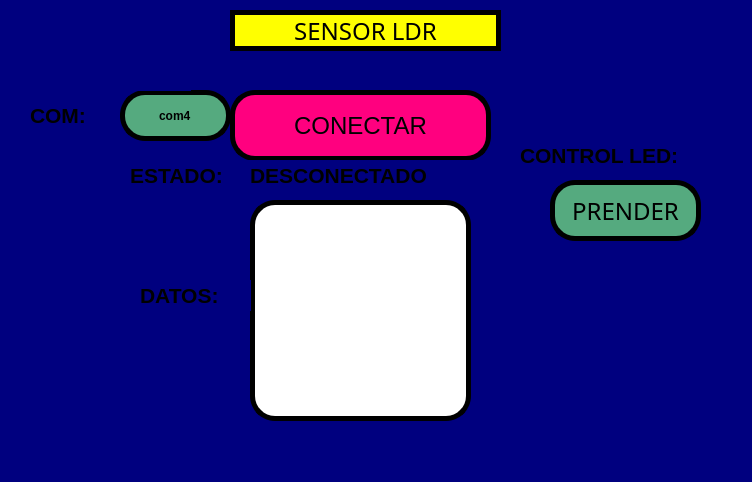
<?xml version="1.0" encoding="UTF-8"?>
<ui version="4.0">
 <class>MainWindow</class>
 <widget class="QMainWindow" name="MainWindow">
  <property name="geometry">
   <rect>
    <x>0</x>
    <y>0</y>
    <width>752</width>
    <height>482</height>
   </rect>
  </property>
  <property name="windowTitle">
   <string>MainWindow</string>
  </property>
  <property name="styleSheet">
   <string notr="true">background-color: rgb(0, 0, 127);</string>
  </property>
  <widget class="QWidget" name="centralwidget">
   <widget class="QLineEdit" name="txt_com">
    <property name="geometry">
     <rect>
      <x>120</x>
      <y>90</y>
      <width>111</width>
      <height>51</height>
     </rect>
    </property>
    <property name="font">
     <font>
      <weight>75</weight>
      <bold>true</bold>
     </font>
    </property>
    <property name="styleSheet">
     <string notr="true">background-color: rgb(85, 170, 127);
border: 5px solid black;
border-radius: 25px;</string>
    </property>
    <property name="text">
     <string>com4</string>
    </property>
    <property name="alignment">
     <set>Qt::AlignCenter</set>
    </property>
   </widget>
   <widget class="QLabel" name="label_2">
    <property name="geometry">
     <rect>
      <x>30</x>
      <y>100</y>
      <width>81</width>
      <height>31</height>
     </rect>
    </property>
    <property name="font">
     <font>
      <pointsize>16</pointsize>
      <weight>75</weight>
      <bold>true</bold>
     </font>
    </property>
    <property name="text">
     <string>COM:</string>
    </property>
   </widget>
   <widget class="QPushButton" name="btn_accion">
    <property name="geometry">
     <rect>
      <x>230</x>
      <y>90</y>
      <width>261</width>
      <height>71</height>
     </rect>
    </property>
    <property name="font">
     <font>
      <pointsize>18</pointsize>
      <weight>50</weight>
      <bold>false</bold>
     </font>
    </property>
    <property name="styleSheet">
     <string notr="true">background-color: rgb(255, 0, 127);
border: 5px solid black;
border-radius: 25px;</string>
    </property>
    <property name="text">
     <string>CONECTAR</string>
    </property>
   </widget>
   <widget class="QLabel" name="label_3">
    <property name="geometry">
     <rect>
      <x>130</x>
      <y>160</y>
      <width>121</width>
      <height>31</height>
     </rect>
    </property>
    <property name="font">
     <font>
      <pointsize>16</pointsize>
      <weight>75</weight>
      <bold>true</bold>
     </font>
    </property>
    <property name="text">
     <string>ESTADO:</string>
    </property>
   </widget>
   <widget class="QLabel" name="txt_estado">
    <property name="geometry">
     <rect>
      <x>250</x>
      <y>160</y>
      <width>241</width>
      <height>31</height>
     </rect>
    </property>
    <property name="font">
     <font>
      <pointsize>16</pointsize>
      <weight>75</weight>
      <bold>true</bold>
     </font>
    </property>
    <property name="text">
     <string>DESCONECTADO</string>
    </property>
   </widget>
   <widget class="QListWidget" name="datos">
    <property name="geometry">
     <rect>
      <x>250</x>
      <y>200</y>
      <width>221</width>
      <height>221</height>
     </rect>
    </property>
    <property name="styleSheet">
     <string notr="true">background-color: rgb(255, 255, 255);
border: 5px solid black;
border-radius: 25px;</string>
    </property>
   </widget>
   <widget class="QLabel" name="label_6">
    <property name="geometry">
     <rect>
      <x>140</x>
      <y>280</y>
      <width>111</width>
      <height>31</height>
     </rect>
    </property>
    <property name="font">
     <font>
      <pointsize>16</pointsize>
      <weight>75</weight>
      <bold>true</bold>
     </font>
    </property>
    <property name="text">
     <string>DATOS:</string>
    </property>
   </widget>
   <widget class="QPushButton" name="btn_control_led">
    <property name="geometry">
     <rect>
      <x>550</x>
      <y>180</y>
      <width>151</width>
      <height>61</height>
     </rect>
    </property>
    <property name="font">
     <font>
      <family>Poor Richard</family>
      <pointsize>18</pointsize>
     </font>
    </property>
    <property name="styleSheet">
     <string notr="true">background-color: rgb(85, 170, 127);
border: 5px solid black;
border-radius: 25px;</string>
    </property>
    <property name="text">
     <string>PRENDER</string>
    </property>
   </widget>
   <widget class="QLabel" name="label_7">
    <property name="geometry">
     <rect>
      <x>520</x>
      <y>140</y>
      <width>211</width>
      <height>31</height>
     </rect>
    </property>
    <property name="font">
     <font>
      <pointsize>16</pointsize>
      <weight>75</weight>
      <bold>true</bold>
     </font>
    </property>
    <property name="text">
     <string>CONTROL LED:</string>
    </property>
   </widget>
   <widget class="QLabel" name="label">
    <property name="geometry">
     <rect>
      <x>570</x>
      <y>10</y>
      <width>171</width>
      <height>71</height>
     </rect>
    </property>
    <property name="text">
     <string/>
    </property>
    <property name="pixmap">
     <pixmap resource="../../../../Imagenes/RecursosArduino.qrc">:/Logos/LogoFIT.png</pixmap>
    </property>
    <property name="scaledContents">
     <bool>true</bool>
    </property>
   </widget>
   <widget class="QLabel" name="label_4">
    <property name="geometry">
     <rect>
      <x>20</x>
      <y>10</y>
      <width>171</width>
      <height>81</height>
     </rect>
    </property>
    <property name="text">
     <string/>
    </property>
    <property name="pixmap">
     <pixmap resource="../../../../Imagenes/RecursosArduino.qrc">:/Logos/LogoUAT.png</pixmap>
    </property>
    <property name="scaledContents">
     <bool>true</bool>
    </property>
   </widget>
   <widget class="QLabel" name="label_5">
    <property name="geometry">
     <rect>
      <x>570</x>
      <y>330</y>
      <width>181</width>
      <height>101</height>
     </rect>
    </property>
    <property name="text">
     <string/>
    </property>
    <property name="pixmap">
     <pixmap resource="../../../../Imagenes/RecursosArduino.qrc">:/Logos/LogoEquipo.jpeg</pixmap>
    </property>
    <property name="scaledContents">
     <bool>true</bool>
    </property>
   </widget>
   <widget class="QLabel" name="label_8">
    <property name="geometry">
     <rect>
      <x>230</x>
      <y>10</y>
      <width>271</width>
      <height>41</height>
     </rect>
    </property>
    <property name="font">
     <font>
      <family>Lucida Handwriting</family>
      <pointsize>18</pointsize>
     </font>
    </property>
    <property name="styleSheet">
     <string notr="true">
background-color: rgb(255, 255, 0);
border: 5px solid black;
border-radius: 25px;</string>
    </property>
    <property name="text">
     <string>SENSOR LDR</string>
    </property>
    <property name="alignment">
     <set>Qt::AlignCenter</set>
    </property>
   </widget>
  </widget>
  <widget class="QMenuBar" name="menubar">
   <property name="geometry">
    <rect>
     <x>0</x>
     <y>0</y>
     <width>752</width>
     <height>26</height>
    </rect>
   </property>
  </widget>
  <widget class="QStatusBar" name="statusbar"/>
 </widget>
 <resources>
  <include location="../../../../Imagenes/RecursosArduino.qrc"/>
 </resources>
 <connections/>
</ui>
